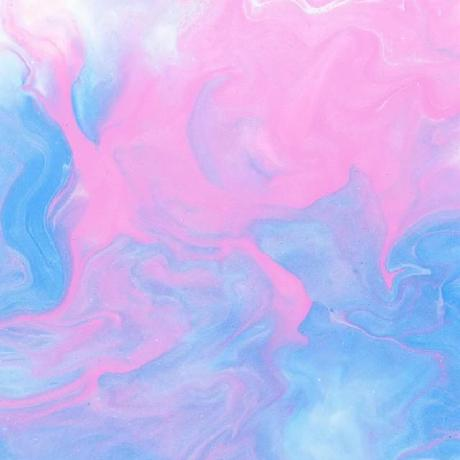
#> input picture image.jpg, 460 x 460 px
$ jupyter execute main.ipynb
#> lines starting #> are read from the running program, lines starting #| are printed output that depends on the picture; after the words box and inside, x2 and y2 are one past the last pixel; in counts of white or black regions, pixels touching at a corner belong together
[cell 1]
import cv2
import numpy as np

Reading image and printing details

[cell 2]
# Reading image
image = cv2.imread('image.jpg')
#> image is the input picture: shape (460, 460, 3); mean B, G, R 240.5, 183.8, 197.5

[cell 3]
# Image details
print(image.shape)
#| (460, 460, 3)
print(f'Width in px: {image.shape[1]}')
#| Width in px: 460
print(f'Height in px: {image.shape[0]}')
#| Height in px: 460
print(f'Channels quantity: {image.shape[2]}')
#| Channels quantity: 3

[cell 4]
# Shows image
cv2.imshow('Window Name', image)
cv2.waitKey(0)

Get BRG order (thats right, brg not rgb)

[cell 5]
# Get BGR order
(b, g, r) = image[0, 0]
#> b = 255; g = 236; r = 249
# Print results
print('Pixel (0, 0) has this colors: ')
print(f'Red: {r} Green: {g} Blue: {b}')
#| Red: 249 Green: 236 Blue: 255

Change all colors to Blue

[cell 6]
# Create copy from image
blue_image = image.copy()

for x in range(0, blue_image.shape[1]):
    for y in range(0, blue_image.shape[0]):
        blue_image[y, x] = (255, 0, 0)

cv2.imshow('All blue image', blue_image)
cv2.waitKey(0)

Change color every pixel

[cell 7]
# Create copy from image
change_image = image.copy()

for x in range(0, change_image.shape[1]):
    for y in range(0, change_image.shape[0]):
        # Getting the rest of division
        change_image[y, x] = (x%256, y%256, x%256)

cv2.imshow('Changed Color', change_image)
cv2.waitKey(0)

Change only green field

[cell 8]
# Copy from image
green_image = image.copy()

for x in range(0, green_image.shape[1]):
    for y in range(0, green_image.shape[0]):
        green_image[y, x] = (0, (x*y)%256 , 0)


cv2.imshow('Change green field', green_image)
cv2.waitKey(0)

Change in 10 in 10 pixels

[cell 9]
ten_ten_image = image.copy()

for x in range(0, ten_ten_image.shape[1], 10):
    for y in range(0, ten_ten_image.shape[0], 10):
        # Change this pixel to yellow
        ten_ten_image[y, x] = (0, 255, 255)
#> ten_ten_image: shape (460, 460, 3); 1% of pixels changed, all inside (x1, y1, x2, y2) = (0, 0, 451, 451)

cv2.imshow('Yelloy ten ten', ten_ten_image)
cv2.waitKey(0)

Changed a part to yellow

[cell 10]
yellow_part = image.copy()

yellow_part[:, 250:] = (0, 255, 255)

cv2.imshow('Yellow part', yellow_part)
cv2.waitKey(0)

Create forms in image

[cell 11]
forms_image = image.copy()

# Blue rectangle in all weight
forms_image[20:50, :] = (255, 0, 0)

# Yellow rectangle in all height
forms_image[:, 100:130] = (0, 255, 255)

# Red square
forms_image[100:160, 10:70] = (0, 0, 255)

# Cyan blue rectange in base
forms_image[400:460, 10:95] = (255, 255, 0)

# Black rectange in right yellow line
forms_image[70:100, 200:400] = (0, 0, 0)

# Green rectange in right yellow line
forms_image[160:400, 140:300] = (0, 255, 0)

# White rectange in right yellow line down green rectangle
forms_image[300:440, 220:360] = (255, 255, 255)


cv2.imshow('Forms Image', forms_image)
cv2.waitKey(0)

Using build in opencv functions

[cell 12]
circle_image = image.copy()

# Writing line that goes from origin to down
cv2.line(circle_image, (0, 0), (50, 200), color=(0, 255, 0))

# Blue square without fill
cv2.rectangle(circle_image, (20,20), (80, 80), color=(255, 0, 0), thickness=10)

# Green square with fill
cv2.rectangle(circle_image, (120, 40), (130, 80), color=(255, 255, 0), thickness=-1)

# Red line going from center to bottom
cv2.line(circle_image, (230, 230), (100, 110), color=(0, 0, 255), thickness=5)

# Creatgin yellow circe inside blue rectangle
cv2.circle(circle_image, (50, 50), radius=30, color=(0, 255, 255))

# Creating a lot of circles going from center and growing radius

# getting radious values from 0 to 130 max
for radius in range(0, 185, 15):
    cv2.circle(circle_image, (230, 230), radius=radius, color=(0, 0, 255))
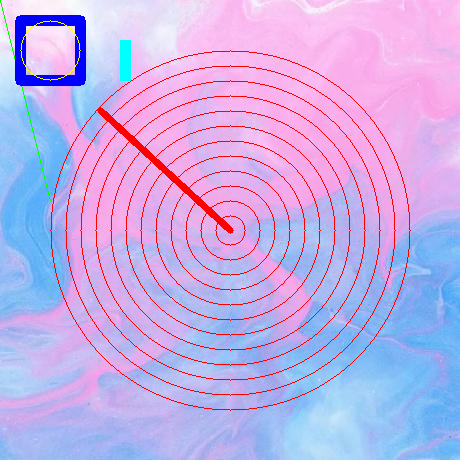
#> circle_image: shape (460, 460, 3); mean B, G, R 231.5, 175, 195.9


cv2.imshow('Circle Image', circle_image)
cv2.waitKey(0)
#> Out = 27

Writing Text in image

[cell 13]
text_image = image.copy()

cv2.putText(text_image, text='Hello World!', org=(100, 230), fontFace=cv2.FONT_HERSHEY_COMPLEX, fontScale=1, color=(0, 0, 0), lineType=cv2.LINE_AA, thickness=2)
#> text_image: shape (460, 460, 3); 1.32% of pixels changed, all inside (x1, y1, x2, y2) = (100, 207, 303, 233)

cv2.imshow("Text image", text_image)
cv2.waitKey(0)
#> Out = 27

Transformation and Masks

[cell 14]
# Crop

crop_image = image.copy()

crop_image = crop_image[100:400, 100:400]
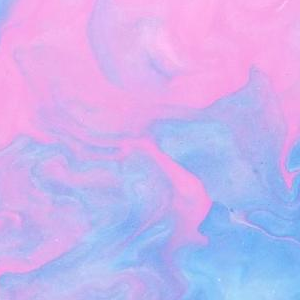
#> crop_image: shape (300, 300, 3); mean B, G, R 238.5, 178.4, 201

cv2.imshow('Cropped Image', crop_image)
cv2.imwrite('cropped.jpg', crop_image)
cv2.waitKey(0)
#> Out = 27

Resize

[cell 15]
resized_image = image.copy()

cv2.imshow('Original Image', image)
width = image.shape[1]
#> width = 460
height = image.shape[0]
#> height = 460

# Get proportion
proportion = float(width/height)
#> proportion = 1

# Creating new wight and heght maintaing the proportion
new_width = 320
new_height = int(new_width * proportion)
#> new_height = 320

# New size
new_size = (new_width, new_height)
#> new_size = (320, 320)

# Resize the image
resized_image = cv2.resize(resized_image, new_size, interpolation=cv2.INTER_AREA)

cv2.imshow('Resized Image', resized_image)
cv2.waitKey(0)
#> Out = 27

Slicing

[cell 16]
slicing_image = image.copy()

cv2.imshow('Original Image', image)

# Rebuild the image interpolating lines and columns
# Pick first line and ignore the second
slicing_image = slicing_image[::2, ::2]

print(slicing_image.shape)
#| (230, 230, 3)
cv2.imshow('Slicing Image', slicing_image)
cv2.waitKey(0)
#> Out = 27

Fliping Image

[cell 17]
flip_image = image.copy()
flip_horizontal_image = image.copy()
flip_vertical_image = image.copy()

# Flip horizontal image
flip_horizontal_image = cv2.flip(flip_horizontal_image, 1)
#flip_horizontal_image = flip_horizontal_image[:, ::-1]

# Flip vertical image
flip_vertical_image = cv2.flip(flip_vertical_image, 0)
#flip_vertical_image = flip_vertical_image[::-1, :]

# Flip horizontal and vertical image
flip_image = cv2.flip(flip_image, -1)
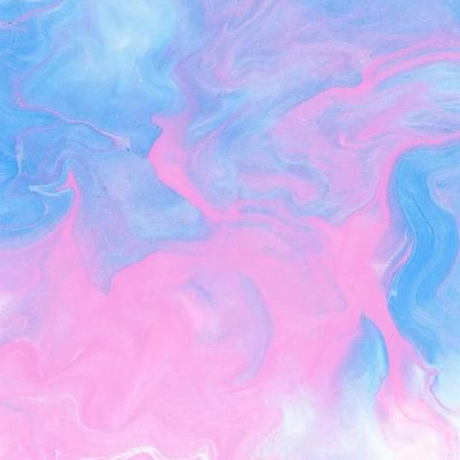
#> flip_image: shape (460, 460, 3); mean B, G, R 240.5, 183.8, 197.5
#flip_image = flip_image[::-1, ::-1]

cv2.imshow('Original Image', image)
cv2.imshow('Flipped horizontal image', flip_horizontal_image)
cv2.imshow('Flipped Vertical image', flip_vertical_image)
cv2.imshow('Flipped Vertical and Horizontal image', flip_image)


cv2.waitKey(0)
#> Out = 27

Rotate Image

[cell 18]
rotate_image = image.copy()

# Get image widht and height
(width, height) = rotate_image.shape[:2]
# Get center
# // operator does a division and round the result to the nearest integer
center = (width // 2, height // 2)
#> center = (230, 230)

# Calcs Matrix affine to rotate image
M = cv2.getRotationMatrix2D(center, 45, 1)
#> M = [[0.707, 0.707, -95.27], [-0.707, 0.707, 230]]
# Rotate image
rotate_image  = cv2.warpAffine(rotate_image, M, (width, height))
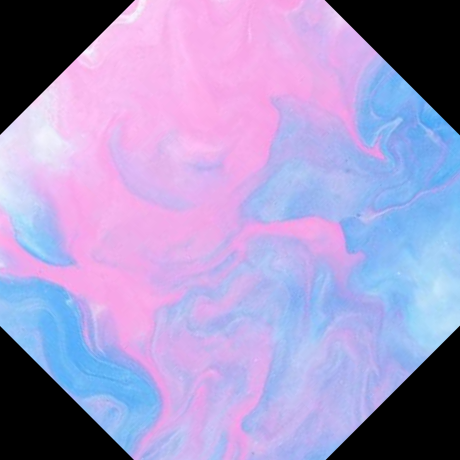
#> rotate_image: shape (460, 460, 3); mean B, G, R 198.8, 150.6, 163.7

cv2.imshow('Rotated image in 45 degrees', rotate_image)
cv2.waitKey(0)
#> Out = 27

Masks

[cell 19]
mask_image = image.copy()
# Creating matrix with zeros with image shape to use as image
mask = np.zeros(shape=mask_image.shape[:2], dtype='uint8')

# Getting circle center
# The // operator is used to make a division and round the result to the nearest integer
(circleX, circleY) = (mask_image.shape[1] // 2, mask_image.shape[0] // 2)
#> circleX = 230; circleY = 230
cv2.circle(mask, center=(circleX, circleY), radius=200, color=(255, 255, 255), thickness=-1)
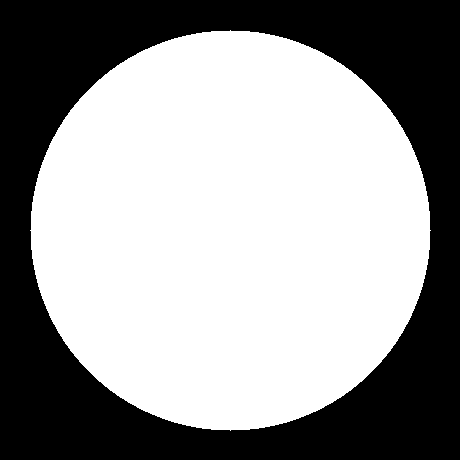
#> mask: shape (460, 460); 59.4% white; 1 black region, box (x1, y1, x2, y2) and area: (0, 0, 460, 460) 85971

mask_image = cv2.bitwise_and(src1=mask_image, src2=mask_image, mask=mask)
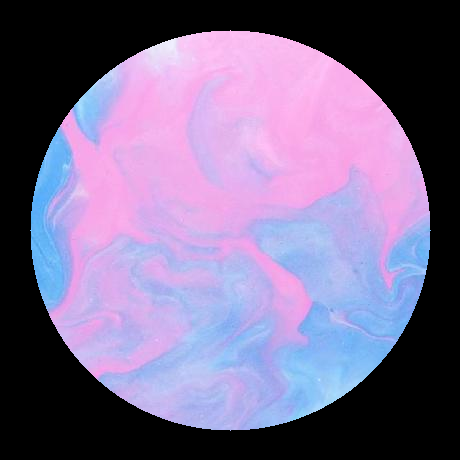
#> mask_image: shape (460, 460, 3); mean B, G, R 141.8, 106.1, 120

cv2.imshow('Mask image', mask_image)
cv2.waitKey(0)
#> Out = 27

Double Mask

[cell 20]
double_mask_image = image.copy()
# Creating matrix with zeros with image shape to use as image
mask = np.zeros(shape=double_mask_image.shape[:2], dtype='uint8')

# Getting circle center
# The // operator is used to make a division and round the result to the nearest integer
(circleX, circleY) = (double_mask_image.shape[1] // 2, double_mask_image.shape[0] // 2)
cv2.circle(mask, center=(circleX, circleY), radius=100, color=(255, 255, 255), thickness=-1)
#> mask: shape (460, 460); 14.8% white; 1 white region, box (x1, y1, x2, y2) and area: (130, 130, 331, 331) 31417
cv2.circle(mask, center=(circleX, circleY), radius=200, color=(255, 255, 255), thickness=20, lineType=cv2.LINE_AA)
#> mask: shape (460, 460); min 0, max 255, mean 70.3

double_mask_image = cv2.bitwise_and(src1=double_mask_image, src2=double_mask_image, mask=mask)
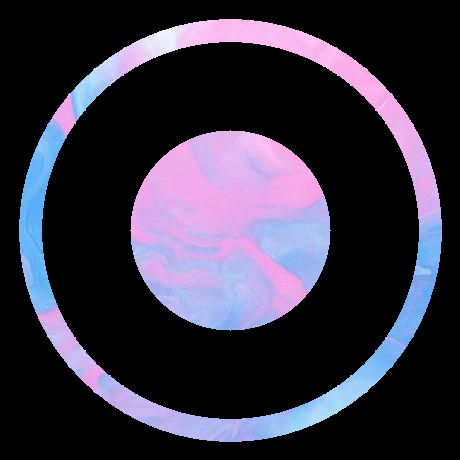
#> double_mask_image: shape (460, 460, 3); mean B, G, R 68, 51.5, 55.6

cv2.imshow('Double Mask image', double_mask_image)
cv2.waitKey(0)
#> Out = 27

Color Systems

[cell 21]
# Changing the image color
black_white_image = image.copy()
hsv_image = image.copy()
lab_image = image.copy()

# Black ad White
black_white_image =  cv2.cvtColor(black_white_image, code=cv2.COLOR_BGR2GRAY)
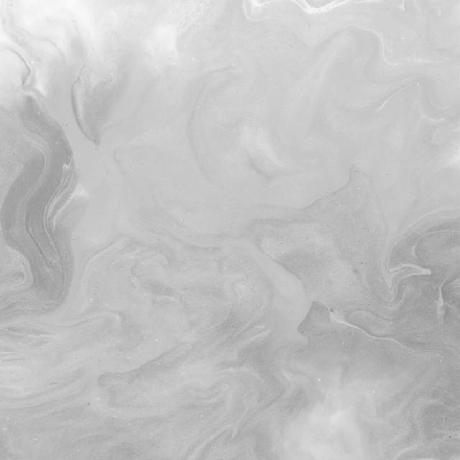
#> black_white_image: shape (460, 460); min 142, max 252, mean 194.4
# Hsv filter
hsv_image = cv2.cvtColor(hsv_image, code=cv2.COLOR_BGR2HSV)
#> hsv_image: shape (460, 460, 3); mean H, S, V 130.2, 77.9, 243.3
# l*a*b
lab_image = cv2.cvtColor(lab_image, code=cv2.COLOR_BGR2LAB)
#> lab_image: shape (460, 460, 3); mean of channels 0, 1, 2 199.1, 144.9, 102.3

cv2.imshow('Original Image', image)
cv2.imshow('Black White', black_white_image)
cv2.imshow('HSV', hsv_image)
cv2.imshow('L*A*B', lab_image)

cv2.waitKey(0)
#> Out = 27

Colors Channels in coloful image

[cell 22]
# Spliting colors channels
channels_image = image.copy()
(blue_channel, green_channel, red_channel) = cv2.split(channels_image)
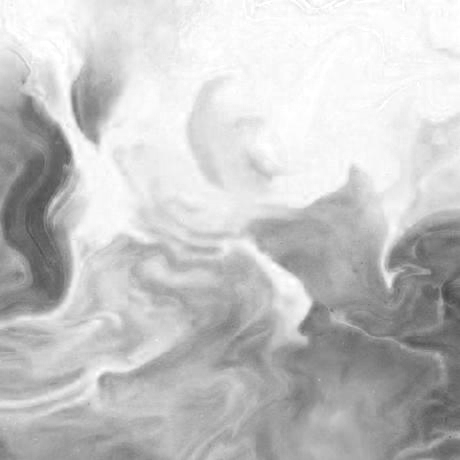
#> red_channel: shape (460, 460); min 71, max 255, mean 197.5

cv2.imshow('Original', image)
cv2.imshow('Blue Channel', blue_channel)
cv2.imshow('Green Channel', green_channel)
cv2.imshow('Red Channel', red_channel)

cv2.waitKey(0)
#> Out = 27

[cell 23]
# Merging all channels
result = cv2.merge(mv=[blue_channel, green_channel, red_channel])

# Creating a matrix with image size to use
zeros = np.zeros(shape=result.shape[:2], dtype='uint8')

blue_image = cv2.merge([blue_channel, zeros, zeros])
red_image = cv2.merge([zeros, zeros, red_channel])
green_image = cv2.merge([zeros, green_channel, zeros])
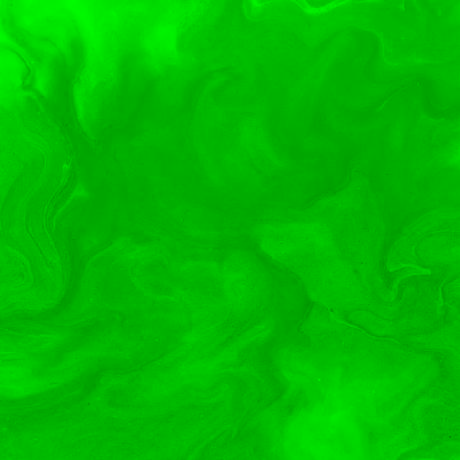
#> green_image: shape (460, 460, 3); mean of channels 0, 1, 2 0, 183.8, 0; drawn as B, G, R

cv2.imshow('Blue Image', blue_image)
cv2.imshow('Red Image', red_image)
cv2.imshow('Green Image', green_image)
cv2.imshow('Original Result', result)
cv2.waitKey(0)
#> Out = 27
